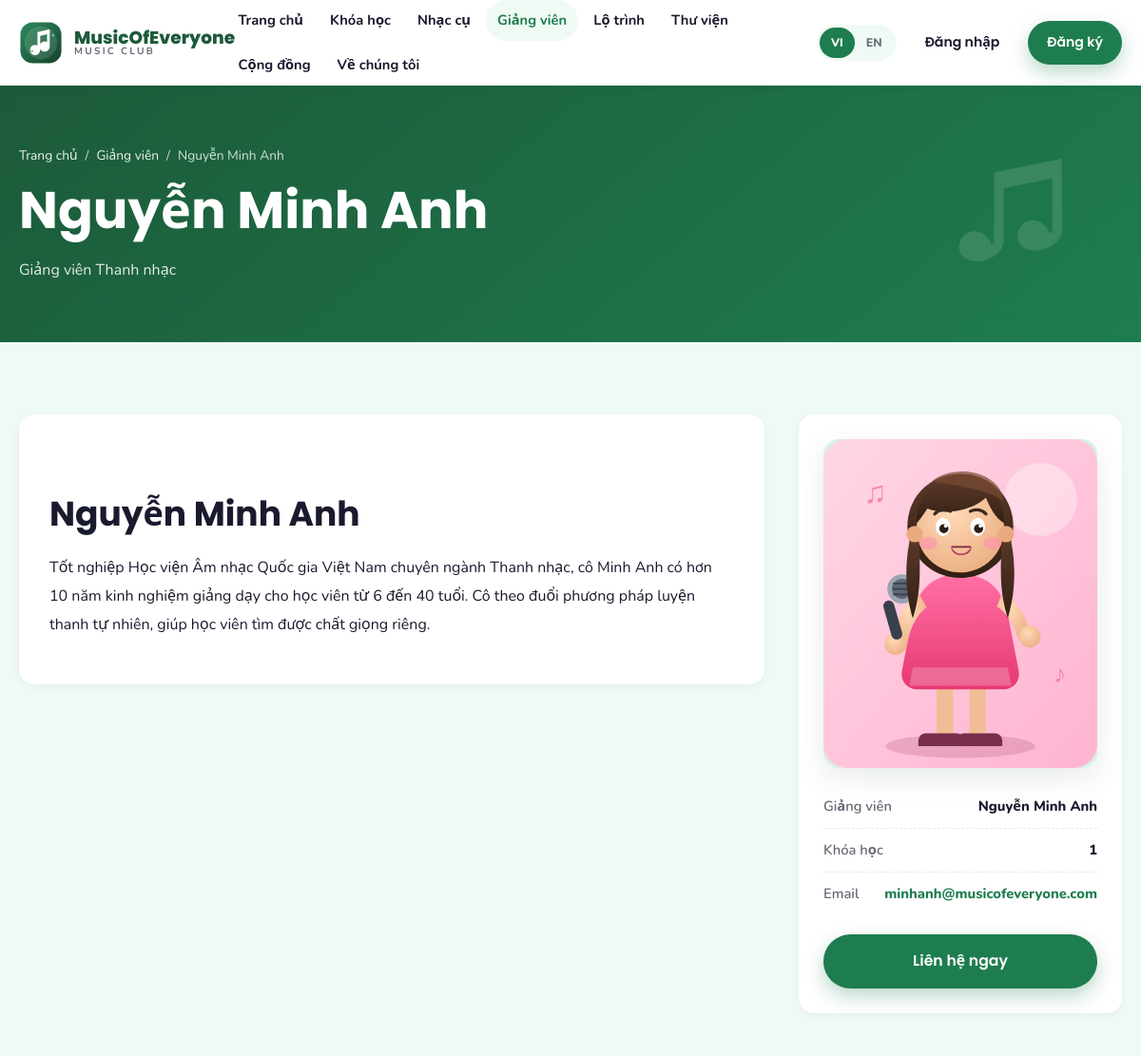
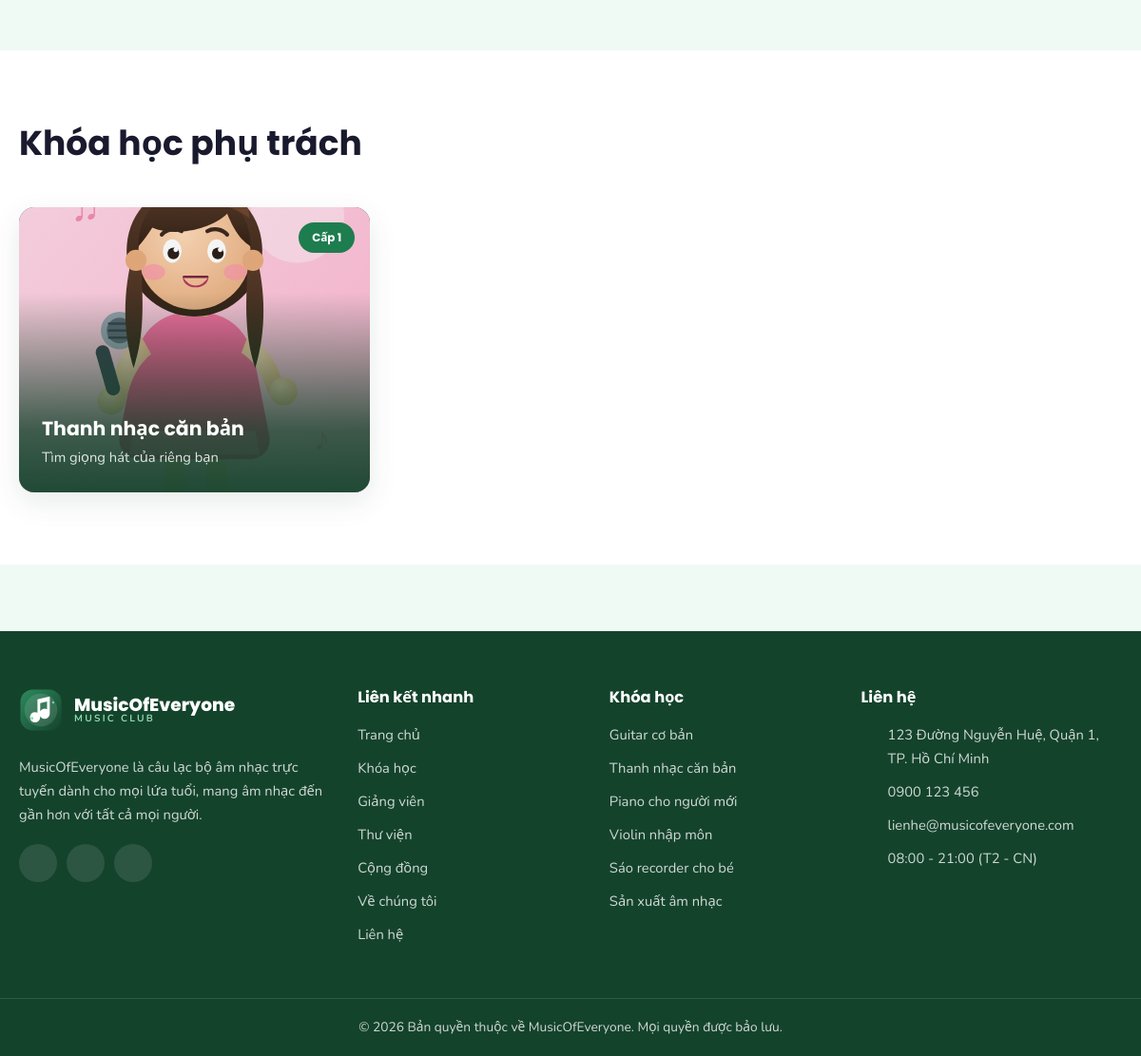
The app's page /giang-vien-chi-tiet.php?slug=nguyen-minh-anh with its own data (2 pictures, top to bottom).
### tables this page shows
CREATE TABLE `instructors` (
  `id` INT AUTO_INCREMENT PRIMARY KEY,
  `slug` VARCHAR(255) UNIQUE,
  `name` VARCHAR(255),
  `title_vi` VARCHAR(255),
  `title_en` VARCHAR(255),
  `bio_vi` TEXT,
  `bio_en` TEXT,
  `photo` VARCHAR(255),
  `email` VARCHAR(255),
  `is_active` TINYINT(1) DEFAULT 1,
  `sort_order` INT DEFAULT 0
);

CREATE TABLE `courses` (
  `id` INT AUTO_INCREMENT PRIMARY KEY,
  `slug` VARCHAR(255) UNIQUE,
  `title_vi` VARCHAR(255),
  `title_en` VARCHAR(255),
  `subtitle_vi` VARCHAR(255),
  `subtitle_en` VARCHAR(255),
  `description_vi` TEXT,
  `description_en` TEXT,
  `level_id` INT DEFAULT NULL,
  `instructor_id` INT DEFAULT NULL,
  `thumbnail` VARCHAR(255),
  `price` DECIMAL(10,2) DEFAULT 0,
  `duration` VARCHAR(100),
  `is_featured` TINYINT(1) DEFAULT 0,
  `is_active` TINYINT(1) DEFAULT 1,
  `meta_title` VARCHAR(255),
  `meta_description` TEXT,
  `sort_order` INT DEFAULT 0,
  `created_at` TIMESTAMP DEFAULT CURRENT_TIMESTAMP,
  CONSTRAINT `fk_courses_level` FOREIGN KEY (`level_id`) REFERENCES `levels`(`id`) ON DELETE SET NULL,
  CONSTRAINT `fk_courses_instructor` FOREIGN KEY (`instructor_id`) REFERENCES `instructors`(`id`) ON DELETE SET NULL
);

CREATE TABLE `levels` (
  `id` INT AUTO_INCREMENT PRIMARY KEY,
  `name_vi` VARCHAR(100),
  `name_en` VARCHAR(100),
  `age_range` VARCHAR(50),
  `description_vi` TEXT,
  `description_en` TEXT,
  `color` VARCHAR(20) DEFAULT 'green',
  `sort_order` INT DEFAULT 0
);

### includes/db.php (called while the page is built, shortened)
<?php
function db(): PDO
{
    static $pdo = null;
    if ($pdo instanceof PDO) {
        return $pdo;
    }
    $dsn = 'mysql:host=' . DB_HOST . ';dbname=' . DB_NAME . ';charset=' . DB_CHARSET;
    try {
        $pdo = new PDO($dsn, DB_USER, DB_PASS, [
            PDO::ATTR_ERRMODE            => PDO::ERRMODE_EXCEPTION,
            PDO::ATTR_DEFAULT_FETCH_MODE => PDO::FETCH_ASSOC,
            PDO::ATTR_EMULATE_PREPARES   => false,
        ]);
    } catch (PDOException $e) {
        if (defined('DEBUG_MODE') && DEBUG_MODE) {
            die('Database connection failed: ' . $e->getMessage());
        }
        http_response_code(500);
        die('Database connection failed. Please try again later.');
    }
    return $pdo;
}
function dbQuery(string $sql, array $params = []): PDOStatement
{
    $stmt = db()->prepare($sql);
    $stmt->execute($params);
    return $stmt;
}
function dbAll(string $sql, array $params = []): array
{
    return dbQuery($sql, $params)->fetchAll();
}
function dbOne(string $sql, array $params = []): ?array
{
    $row = dbQuery($sql, $params)->fetch();
    return $row === false ? null : $row;
}

### giang-vien-chi-tiet.php (the view, shortened to what this page needs)
<?php
require_once __DIR__ . '/includes/functions.php';
$slug = trim((string) ($_GET['slug'] ?? ''));
$instructor = $slug === '' ? null : dbOne('SELECT * FROM instructors WHERE slug = ? AND is_active = 1', [$slug]);
$courses = dbAll(
    'SELECT c.*, l.name_vi AS level_vi, l.name_en AS level_en, l.color AS level_color
     FROM courses c LEFT JOIN levels l ON l.id = c.level_id
     WHERE c.instructor_id = ? AND c.is_active = 1
     ORDER BY c.sort_order ASC',
    [(int) $instructor['id']]
);
require __DIR__ . '/includes/header.php';
?>
<section class="page-hero">
  <div class="container">
    <nav class="breadcrumb" aria-label="Breadcrumb">
      <a href="<?= e(url('index.php')) ?>"><?= e(t('home')) ?></a><span>/</span>
      <a href="<?= e(url('giang-vien.php')) ?>"><?= e(t('nav_instructors')) ?></a><span>/</span>
      <span><?= e($instructor['name']) ?></span>
    </nav>
    <h1><?= e($instructor['name']) ?></h1>
    <p><?= e(localized($instructor, 'title')) ?></p>
  </div>
</section>
<section class="section">
  <div class="container detail-layout">
    <article class="detail-card rich-text">
      <h2><?= e($instructor['name']) ?></h2>
      <?php foreach (preg_split('/\n{2,}/', (string) localized($instructor, 'bio')) as $paragraph): ?>
        <?php if (trim($paragraph) !== ''): ?><p><?= e(trim($paragraph)) ?></p><?php endif; ?>
      <?php endforeach; ?>
    </article>
    <aside>
      <div class="sidebar-card">
        <div class="detail-media" style="margin-bottom:18px">
          <img src="<?= e(imageUrl($instructor['photo'], 'assets/images/course-singing.svg')) ?>" alt="<?= e($instructor['name']) ?>">
        </div>
        <ul class="meta-list">
          <li><span><?= e(t('instructor')) ?></span><span><?= e($instructor['name']) ?></span></li>
          <li><span><?= e(t('nav_courses')) ?></span><span><?= count($courses) ?></span></li>
          <?php if (!empty($instructor['email'])): ?>
            <li><span><?= e(t('field_email')) ?></span><span><a href="mailto:<?= e($instructor['email']) ?>"><?= e($instructor['email']) ?></a></span></li>
          <?php endif; ?>
        </ul>
        <a class="btn btn--primary btn--block" href="<?= e(url('lien-he.php')) ?>"><?= e(t('contact_now')) ?></a>
      </div>
    </aside>
  </div>
</section>
<?php if ($courses): ?>
<section class="section section--light">
  <div class="container">
    <div class="section-head section-head--left">
      <h2 class="section-head__title"><?= e(t('courses_by')) ?></h2>
    </div>
    <div class="course-grid">
      <?php foreach ($courses as $course): ?>
        <a class="course-card" href="<?= e(url('khoa-hoc-chi-tiet.php?slug=' . urlencode($course['slug']))) ?>">
          <?php if (!empty($course['level_vi'])): ?>
            <span class="badge badge--<?= e(levelColorClass($course['level_color'])) ?>"><?= e(currentLang() === 'en' ? $course['level_en'] : $course['level_vi']) ?></span>
          <?php endif; ?>
          <div class="course-card__media">
            <img src="<?= e(imageUrl($course['thumbnail'])) ?>" alt="<?= e(localized($course, 'title')) ?>" loading="lazy">
            <span class="course-card__overlay"></span>
          </div>
          <div class="course-card__body">
            <h3 class="course-card__title"><?= e(localized($course, 'title')) ?></h3>
            <p class="course-card__subtitle"><?= e(localized($course, 'subtitle')) ?></p>
          </div>
        </a>
      <?php endforeach; ?>
    </div>
  </div>
</section>
<?php endif; ?>
<?php require __DIR__ . '/includes/footer.php'; ?>

### includes/footer.php (shortened to what this page needs)
</main>
<footer class="site-footer">
  <div class="container site-footer__grid">
    <div class="site-footer__col">
      <a class="brand brand--footer" href="<?= e(url('index.php')) ?>">
        <img class="brand__logo" src="<?= e(asset('images/logo.svg')) ?>" alt="<?= e(setting('site_name', SITE_NAME)) ?>" width="46" height="46">
        <span class="brand__text">
          <span class="brand__name"><?= e(setting('site_name', SITE_NAME)) ?></span>
          <span class="brand__tagline"><?= e(t('brand_tagline')) ?></span>
        </span>
      </a>
      <p class="site-footer__about"><?= e(t('footer_about')) ?></p>
      <div class="social">
        <?php if (setting('facebook_url')): ?>
          <a class="social__link" href="<?= e(setting('facebook_url')) ?>" target="_blank" rel="noopener" aria-label="Facebook"><?= icon('facebook', 'icon icon--sm') ?></a>
        <?php endif; ?>
        <?php if (setting('youtube_url')): ?>
          <a class="social__link" href="<?= e(setting('youtube_url')) ?>" target="_blank" rel="noopener" aria-label="YouTube"><?= icon('youtube', 'icon icon--sm') ?></a>
        <?php endif; ?>
        <?php if (setting('zalo_url')): ?>
          <a class="social__link" href="<?= e(setting('zalo_url')) ?>" target="_blank" rel="noopener" aria-label="Zalo"><?= icon('zalo', 'icon icon--sm') ?></a>
        <?php endif; ?>
      </div>
    </div>
    <div class="site-footer__col">
      <h3 class="site-footer__title"><?= e(t('footer_links')) ?></h3>
      <ul class="site-footer__list">
        <li><a href="<?= e(url('index.php')) ?>"><?= e(t('nav_home')) ?></a></li>
        <li><a href="<?= e(url('khoa-hoc.php')) ?>"><?= e(t('nav_courses')) ?></a></li>
        <li><a href="<?= e(url('giang-vien.php')) ?>"><?= e(t('nav_instructors')) ?></a></li>
        <li><a href="<?= e(url('thu-vien.php')) ?>"><?= e(t('nav_library')) ?></a></li>
        <li><a href="<?= e(url('cong-dong.php')) ?>"><?= e(t('nav_community')) ?></a></li>
        <li><a href="<?= e(url('ve-chung-toi.php')) ?>"><?= e(t('nav_about')) ?></a></li>
        <li><a href="<?= e(url('lien-he.php')) ?>"><?= e(t('nav_contact')) ?></a></li>
      </ul>
    </div>
    <div class="site-footer__col">
      <h3 class="site-footer__title"><?= e(t('footer_courses')) ?></h3>
      <ul class="site-footer__list">
        <?php
        $footerCourses = [];
        try {
            $footerCourses = dbAll('SELECT slug, title_vi, title_en FROM courses WHERE is_active = 1 ORDER BY sort_order ASC LIMIT 6');
        } catch (Throwable $e) {
            $footerCourses = [];
        }
        ?>
        <?php foreach ($footerCourses as $fc): ?>
          <li><a href="<?= e(url('khoa-hoc-chi-tiet.php?slug=' . urlencode($fc['slug']))) ?>"><?= e(localized($fc, 'title')) ?></a></li>
        <?php endforeach; ?>
      </ul>
    </div>
    <div class="site-footer__col">
      <h3 class="site-footer__title"><?= e(t('footer_contact')) ?></h3>
      <ul class="site-footer__list site-footer__list--contact">
        <li><?= icon('pin', 'icon icon--sm') ?><span><?= e(setting('address')) ?></span></li>
        <li><?= icon('phone', 'icon icon--sm') ?><a href="tel:<?= e(preg_replace('/\s+/', '', setting('phone'))) ?>"><?= e(setting('phone')) ?></a></li>
        <li><?= icon('mail', 'icon icon--sm') ?><a href="mailto:<?= e(setting('contact_email')) ?>"><?= e(setting('contact_email')) ?></a></li>
        <li><?= icon('clock', 'icon icon--sm') ?><span><?= e(setting('working_hours')) ?></span></li>
      </ul>
    </div>
  </div>
  <div class="site-footer__bottom">
    <div class="container">
      <p>&copy; <?= date('Y') ?> <?= e(t('footer_copyright')) ?></p>
    </div>
  </div>
</footer>
</body>
</html>

### records on screen
instructors: name "Nguyễn Minh Anh", title_vi "Giảng viên Thanh nhạc", bio_vi "Tốt nghiệp Học viện Âm nhạc Quốc gia Việt Nam chuyên ngành Thanh nhạc, cô Minh Anh có hơn 10 năm kinh nghiệm giảng dạy cho học viên từ 6 đến 40 tuổi. Cô theo đuổi phương pháp luyện thanh tự nhiên, giúp học viên tìm được chất giọng riêng.", photo (picture), email "minhanh@musicofeveryone.com"
courses: level.name_vi "Cấp 1", thumbnail (picture), title_vi "Thanh nhạc căn bản", subtitle_vi "Tìm giọng hát của riêng bạn"
courses: title_vi "Guitar cơ bản"
courses: title_vi "Piano cho người mới"
courses: title_vi "Violin nhập môn"
courses: title_vi "Sáo recorder cho bé"
courses: title_vi "Sản xuất âm nhạc"

### other values on screen
setting('site_name', SITE_NAME) "MusicOfEveryone"
t('brand_tagline') "MUSIC CLUB"
$item['label'] "Trang chủ"
$item['label'] "Khóa học"
$item['label'] "Nhạc cụ"
$item['label'] "Giảng viên"
$item['label'] "Lộ trình"
$item['label'] "Thư viện"
$item['label'] "Cộng đồng"
$item['label'] "Về chúng tôi"
t('nav_login') "Đăng nhập"
t('nav_register') "Đăng ký"
t('home') "Trang chủ"
t('nav_instructors') "Giảng viên"
t('instructor') "Giảng viên"
